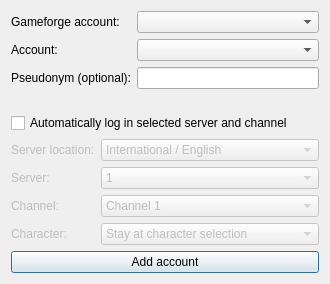
<?xml version="1.0" encoding="UTF-8"?>
<ui version="4.0">
 <class>AddProfileAccountDialog</class>
 <widget class="QDialog" name="AddProfileAccountDialog">
  <property name="geometry">
   <rect>
    <x>0</x>
    <y>0</y>
    <width>330</width>
    <height>284</height>
   </rect>
  </property>
  <property name="windowTitle">
   <string>Add account to profile</string>
  </property>
  <layout class="QVBoxLayout" name="verticalLayout">
   <item>
    <layout class="QFormLayout" name="formLayout">
     <item row="0" column="0">
      <widget class="QLabel" name="label_3">
       <property name="text">
        <string>Gameforge account:</string>
       </property>
      </widget>
     </item>
     <item row="0" column="1">
      <widget class="QComboBox" name="gameforgeAccountComboBox"/>
     </item>
     <item row="1" column="0">
      <widget class="QLabel" name="label">
       <property name="text">
        <string>Account:</string>
       </property>
      </widget>
     </item>
     <item row="1" column="1">
      <widget class="QComboBox" name="gameAccountComboBox"/>
     </item>
     <item row="2" column="0">
      <widget class="QLabel" name="label_2">
       <property name="text">
        <string>Pseudonym (optional):</string>
       </property>
      </widget>
     </item>
     <item row="2" column="1">
      <widget class="QLineEdit" name="pseudonymLineEdit"/>
     </item>
    </layout>
   </item>
   <item>
    <widget class="QCheckBox" name="loginCheckBox">
     <property name="text">
      <string>Automatically log in selected server and channel</string>
     </property>
    </widget>
   </item>
   <item>
    <layout class="QFormLayout" name="formLayout_2">
     <item row="0" column="0">
      <widget class="QLabel" name="serverLocationLabel">
       <property name="enabled">
        <bool>false</bool>
       </property>
       <property name="text">
        <string>Server location:</string>
       </property>
      </widget>
     </item>
     <item row="0" column="1">
      <widget class="QComboBox" name="serverLocationComboBox">
       <property name="enabled">
        <bool>false</bool>
       </property>
       <item>
        <property name="text">
         <string>International / English</string>
        </property>
       </item>
       <item>
        <property name="text">
         <string>German</string>
        </property>
       </item>
       <item>
        <property name="text">
         <string>French</string>
        </property>
       </item>
       <item>
        <property name="text">
         <string>Italian</string>
        </property>
       </item>
       <item>
        <property name="text">
         <string>Polish</string>
        </property>
       </item>
       <item>
        <property name="text">
         <string>Spanish</string>
        </property>
       </item>
      </widget>
     </item>
     <item row="1" column="0">
      <widget class="QLabel" name="serverLabel">
       <property name="enabled">
        <bool>false</bool>
       </property>
       <property name="text">
        <string>Server:</string>
       </property>
      </widget>
     </item>
     <item row="1" column="1">
      <widget class="QComboBox" name="serverComboBox">
       <property name="enabled">
        <bool>false</bool>
       </property>
       <item>
        <property name="text">
         <string>1</string>
        </property>
       </item>
       <item>
        <property name="text">
         <string>2</string>
        </property>
       </item>
       <item>
        <property name="text">
         <string>3</string>
        </property>
       </item>
       <item>
        <property name="text">
         <string>4</string>
        </property>
       </item>
      </widget>
     </item>
     <item row="2" column="0">
      <widget class="QLabel" name="channelLabel">
       <property name="enabled">
        <bool>false</bool>
       </property>
       <property name="text">
        <string>Channel:</string>
       </property>
      </widget>
     </item>
     <item row="2" column="1">
      <widget class="QComboBox" name="channelComboBox">
       <property name="enabled">
        <bool>false</bool>
       </property>
       <item>
        <property name="text">
         <string>Channel 1</string>
        </property>
       </item>
       <item>
        <property name="text">
         <string>Channel 2</string>
        </property>
       </item>
       <item>
        <property name="text">
         <string>Channel 3</string>
        </property>
       </item>
       <item>
        <property name="text">
         <string>Channel 4</string>
        </property>
       </item>
       <item>
        <property name="text">
         <string>Channel 5</string>
        </property>
       </item>
       <item>
        <property name="text">
         <string>Channel 6</string>
        </property>
       </item>
       <item>
        <property name="text">
         <string>Channel 7</string>
        </property>
       </item>
       <item>
        <property name="text">
         <string>Channel 8</string>
        </property>
       </item>
       <item>
        <property name="text">
         <string>Channel 9</string>
        </property>
       </item>
      </widget>
     </item>
     <item row="3" column="0">
      <widget class="QLabel" name="characterLabel">
       <property name="enabled">
        <bool>false</bool>
       </property>
       <property name="text">
        <string>Character:</string>
       </property>
      </widget>
     </item>
     <item row="3" column="1">
      <widget class="QComboBox" name="characterComboBox">
       <property name="enabled">
        <bool>false</bool>
       </property>
       <item>
        <property name="text">
         <string>Stay at character selection</string>
        </property>
       </item>
       <item>
        <property name="text">
         <string>Character 1</string>
        </property>
       </item>
       <item>
        <property name="text">
         <string>Character 2</string>
        </property>
       </item>
       <item>
        <property name="text">
         <string>Character 3</string>
        </property>
       </item>
       <item>
        <property name="text">
         <string>Character 4</string>
        </property>
       </item>
      </widget>
     </item>
    </layout>
   </item>
   <item>
    <widget class="QPushButton" name="addProfAccountButton">
     <property name="text">
      <string>Add account</string>
     </property>
    </widget>
   </item>
  </layout>
 </widget>
 <resources/>
 <connections/>
</ui>
